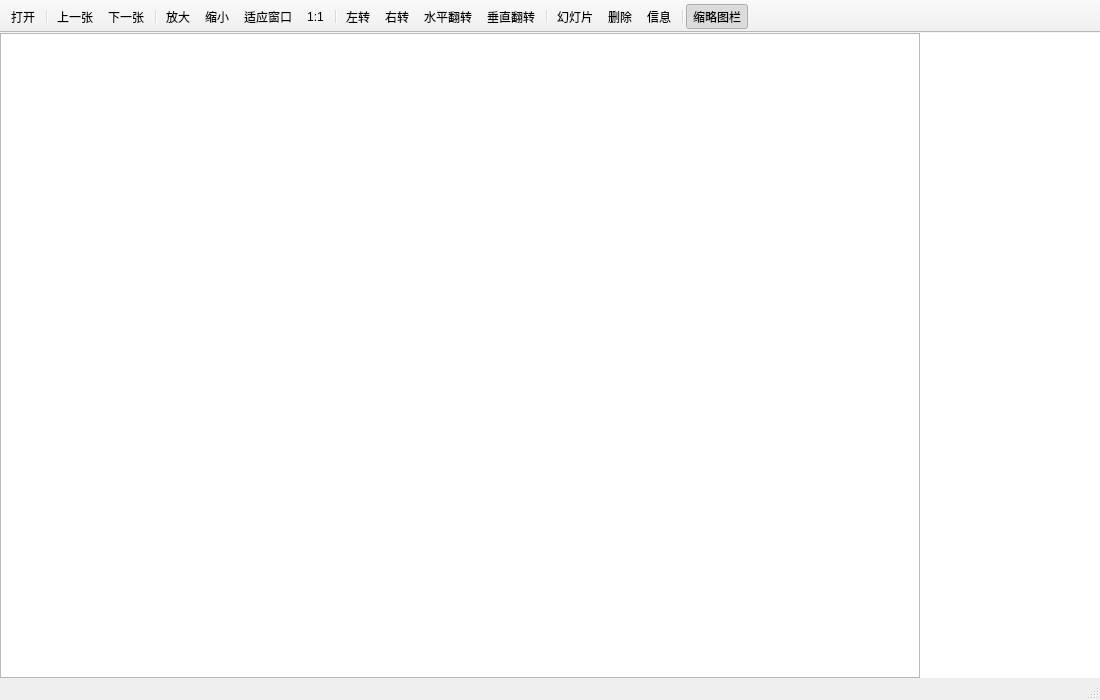
<?xml version="1.0" encoding="UTF-8"?>
<ui version="4.0">
 <class>ViewerForm</class>
 <widget class="QMainWindow" name="ViewerForm">
  <property name="geometry"><rect><x>0</x><y>0</y><width>1100</width><height>700</height></rect></property>
  <property name="windowTitle"><string>LightSee 看图</string></property>
  <widget class="QWidget" name="centralArea">
   <layout class="QHBoxLayout" name="centerLayout">
    <property name="spacing"><number>0</number></property>
    <property name="leftMargin"><number>0</number></property>
    <property name="topMargin"><number>0</number></property>
    <property name="rightMargin"><number>0</number></property>
    <property name="bottomMargin"><number>0</number></property>
    <item><widget class="ImageView" name="canvas">
      <property name="mouseTracking"><bool>true</bool></property>
      <property name="acceptDrops"><bool>true</bool></property>
      <property name="focusPolicy"><enum>Qt::NoFocus</enum></property>
    </widget></item>
    <item><widget class="QListWidget" name="thumbPanel">
      <property name="sizePolicy">
        <sizepolicy hsizetype="Fixed" vsizetype="Expanding"><horstretch>0</horstretch><verstretch>0</verstretch></sizepolicy>
      </property>
      <property name="minimumSize"><size><width>180</width><height>0</height></size></property>
      <property name="maximumSize"><size><width>180</width><height>16777215</height></size></property>
      <property name="viewMode"><enum>QListView::IconMode</enum></property>
      <property name="iconSize"><size><width>150</width><height>110</height></size></property>
      <property name="resizeMode"><enum>QListView::Adjust</enum></property>
      <property name="movement"><enum>QListView::Static</enum></property>
      <property name="spacing"><number>6</number></property>
      <property name="uniformItemSizes"><bool>true</bool></property>
      <property name="horizontalScrollBarPolicy"><enum>Qt::ScrollBarAlwaysOff</enum></property>
      <property name="selectionBehavior"><enum>QAbstractItemView::SelectItems</enum></property>
      <property name="focusPolicy"><enum>Qt::NoFocus</enum></property>
      <property name="frameShape"><enum>QFrame::NoFrame</enum></property>
     </widget></item>
   </layout>
  </widget>
  <widget class="QStatusBar" name="statusBar"/>
  <widget class="QToolBar" name="toolBar">
   <property name="toolButtonStyle"><enum>Qt::ToolButtonTextOnly</enum></property>
   <property name="movable"><bool>false</bool></property>
   <property name="floatable"><bool>false</bool></property>
   <attribute name="toolBarArea"><enum>TopToolBarArea</enum></attribute>
   <attribute name="toolBarBreak"><bool>false</bool></attribute>
   <addaction name="actOpen"/>
   <addaction name="separator"/>
   <addaction name="actPrev"/>
   <addaction name="actNext"/>
   <addaction name="separator"/>
   <addaction name="actZoomIn"/>
   <addaction name="actZoomOut"/>
   <addaction name="actFit"/>
   <addaction name="actActual"/>
   <addaction name="separator"/>
   <addaction name="actRotateL"/>
   <addaction name="actRotateR"/>
   <addaction name="actFlipH"/>
   <addaction name="actFlipV"/>
   <addaction name="separator"/>
   <addaction name="actSlide"/>
   <addaction name="actDelete"/>
   <addaction name="actInfo"/>
   <addaction name="separator"/>
   <addaction name="actPanel"/>
  </widget>
  <action name="actOpen"><property name="text"><string>打开</string></property><property name="shortcut"><string>Ctrl+O</string></property></action>
  <action name="actPrev"><property name="text"><string>上一张</string></property></action>
  <action name="actNext"><property name="text"><string>下一张</string></property></action>
  <action name="actZoomIn"><property name="text"><string>放大</string></property></action>
  <action name="actZoomOut"><property name="text"><string>缩小</string></property></action>
  <action name="actFit"><property name="text"><string>适应窗口</string></property></action>
  <action name="actActual"><property name="text"><string>1:1</string></property></action>
  <action name="actRotateL"><property name="text"><string>左转</string></property></action>
  <action name="actRotateR"><property name="text"><string>右转</string></property></action>
  <action name="actFlipH"><property name="text"><string>水平翻转</string></property></action>
  <action name="actFlipV"><property name="text"><string>垂直翻转</string></property></action>
  <action name="actSlide"><property name="checkable"><bool>true</bool></property><property name="text"><string>幻灯片</string></property></action>
  <action name="actDelete"><property name="text"><string>删除</string></property></action>
  <action name="actInfo"><property name="text"><string>信息</string></property></action>
  <action name="actPanel"><property name="checkable"><bool>true</bool></property><property name="checked"><bool>true</bool></property><property name="text"><string>缩略图栏</string></property></action>
 </widget>
 <customwidgets>
  <customwidget>
   <class>ImageView</class><extends>QGraphicsView</extends><header>src/ImageView.h</header>
  </customwidget>
 </customwidgets>
 <resources/>
 <connections/>
</ui>
